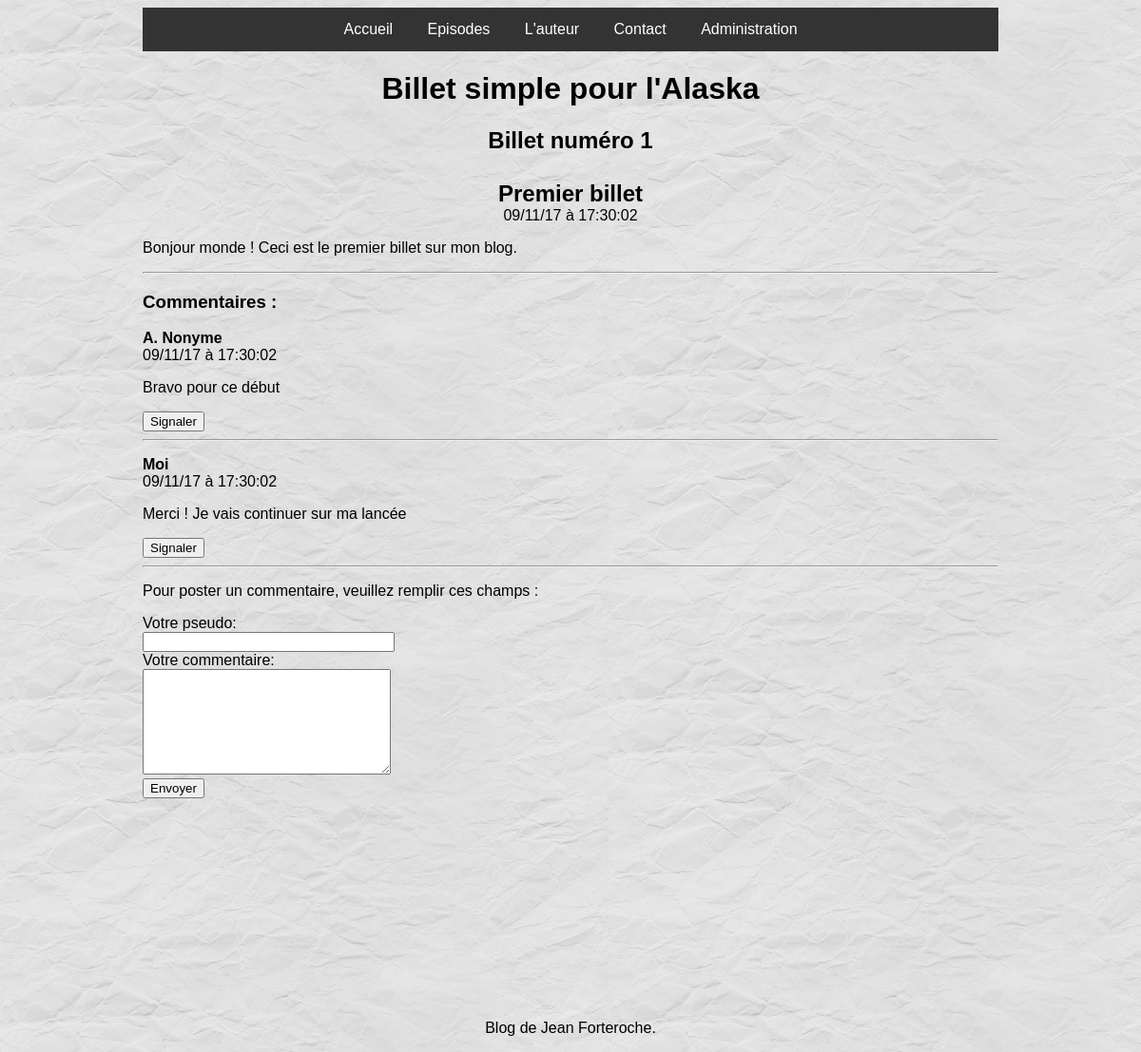
The app's page /index.php?action=billet&id=1 with its own data.
### tables this page shows
create table T_BILLET (
  BIL_ID integer primary key auto_increment,
  BIL_DATE datetime not null,
  BIL_TITRE varchar(100) not null,
  BIL_CONTENU varchar(400) not null
);

create table T_COMMENTAIRE (
  COM_ID integer primary key auto_increment,
  COM_DATE datetime not null,
  COM_AUTEUR varchar(100) not null,
  COM_CONTENU varchar(200) not null,
  BIL_ID integer not null,
  COM_SIGNALEMENT int not null,
  constraint fk_com_bil foreign key(BIL_ID) references T_BILLET(BIL_ID) ON DELETE CASCADE
);

### entity/billetManager.php (called while the page is built, shortened)
<?php
class billetManager extends bddmanager
{
    public function getBilletById($bilId)
    {
        $bdd = $this->bdd;
        $query = "SELECT * FROM T_BILLET WHERE BIL_ID = ".$bilId;
        $req = $bdd->prepare($query);
        $req->execute();
        $row = $req->fetch(PDO::FETCH_ASSOC);
        $billet = new Billet();
        $billet->hydrate($row);
        $billet_unique[] = $billet;
        return $billet_unique;
    }
}

### index.php (called while the page is built, shortened)
<?php
$routeur = new Routeur();
$routeur->routerRequete();

### entity/Billet.php (called while the page is built, shortened)
<?php
class Billet
{
    protected $bilId;
    protected $bilDate;
    protected $bilTitre;
    protected $bilContenu;
    public function hydrate($donnees)
    {
        foreach ($donnees as $attribut => $valeur)
        {
            $methode = 'set'.str_replace(' ', '', ucwords(str_replace('_', ' ', $attribut)));
        }
    }
    public function getbilId()
    {
        return $this->bilId;
    }
    public function setbilId($bilId)
    {
        $this->bilId = $bilId;
    }
    public function getbilDate()
    {
        $mynewdate = date("d/m/y" . ' à ' . "H:i:s", strtotime($this->bilDate));
        return $mynewdate;
    }
    public function setbilDate($bilDate)
    {
        $this->bilDate = $bilDate;
    }
    public function getbilTitre()
    {
        return $this->bilTitre;
    }
    public function setbilTitre($bilTitre)
    {
        $this->bilTitre = $bilTitre;
    }
    public function getbilContenu()
    {
        return $this->bilContenu;
    }
    public function setbilContenu($bilContenu)
    {
        $this->bilContenu = $bilContenu;
    }
}

### core/view.php (called while the page is built, shortened)
<?php
class view {
    public function render($view, $params=null)
    {
        include_once(VIEW . $view . '.php');
        include_once(VIEW . 'gabarit.php');
    }
}

### entity/commentaireManager.php (called while the page is built, shortened)
<?php
class commentaireManager extends bddmanager
{
    public function getComById($billetId)
    {
        $bdd = $this->bdd;
        $query = "SELECT * FROM t_commentaire WHERE BIL_ID = " . $billetId;
        $req = $bdd->prepare($query);
        $req->execute();
            while ($row = $req->fetch(PDO::FETCH_ASSOC))
                {
                    $commentaire = new Commentaire();
                    $commentaire->hydrate($row);
                    $commentaires[] = $commentaire;
                }
            return $commentaires;
    }
}

### entity/Commentaire.php (called while the page is built, shortened)
<?php
class Commentaire
{
    protected $comDate;
    protected $comAuteur;
    protected $comContenu;
    public function hydrate($donnees)
    {
        foreach ($donnees as $attribut => $valeur)
        {
            $methode = 'set'.str_replace(' ', '', ucwords(str_replace('_', ' ', $attribut)));
        }
    }
    public function getcomDate()
    {
        $mynewdate = date("d/m/y" . ' à ' . "H:i:s", strtotime($this->comDate));
        return $mynewdate;
    }
    public function setcomDate($comDate)
    {
        $this->comDate = $comDate;
    }
    public function getcomAuteur()
    {
        return $this->comAuteur;
    }
    public function setcomAuteur($comAuteur)
    {
        $this->comAuteur = $comAuteur;
    }
    public function getcomContenu()
    {
        return $this->comContenu;
    }
    public function setcomContenu($comContenu)
    {
        $this->comContenu = $comContenu;
    }
}

### view/billet.php (the view, shortened to what this page needs)
    <?php if(is_array($billet_unique)) : ?>
        <?php foreach ($billet_unique as $billet): ?>
            <article>
                <header>
                    <h1 class="titreBillet">Billet numéro <?php echo $billet->getbilId(); ?><br />
                    <br /><?php echo $billet->getbilTitre(); ?></h1>
                    <time><?= $billet->getbilDate(); ?></time>
                </header>
                <p><?= $billet->getbilContenu(); ?></p>
            </article>
            <hr />
<div id="commentaires">
    <header>
        <h3 id="titreReponses">Commentaires :</h3>
    </header>
    <?php if(is_array($commentaires)) : ?>
        <?php foreach ($commentaires as $commentaire): ?>
            <p><strong><?php echo $commentaire->getcomAuteur(); ?><br /></strong><?php echo $commentaire->getcomDate(); ?></p>
            <p><?php echo $commentaire->getcomContenu(); ?></p>
        <form name="formulaire" id="formulaire" action="index.php?action=signalerCommentaire" method="post">
            <input id="submit_button" type="submit" value="Signaler" />
        </form>
        <hr />
        <?php endforeach; ?>
    <?php endif; ?>
        <p> Pour poster un commentaire, veuillez remplir ces champs :</p>
    <form id="commentaire_form" action='index.php?action=addComment' method="POST" enctype="multipart/form-data">
            <div class="row">
                <label for="auteur">Votre pseudo:</label><br />
                <input id="auteur" class="input" name="params[auteur]" type="text" value="" size="30" /><br />
            </div>
            <div class="row">
                <label for="commBillet">Votre commentaire:</label><br />
                <textarea id="commBillet" class="input" name="params[commBillet]" rows="7" cols="30"></textarea><br />
            </div>
        <input id="submit_button" type="submit" value="Envoyer" />
    </form>
        <?php endforeach ?>
     <?php endif; ?>
</div>

### assets/style.css (style rules this page uses)
html, body { height: auto; }
body { color: black; background-image: url(arriere.jpg); font-family: 'Futura-Medium', 'Futura', 'Trebuchet MS', sans-serif; }
h1 { color: black; }
.titreBillet { margin-bottom : 0px; }
article header { text-align:center; }
#commentaire_form { min-height:410px; }
#commentaires { text-align:left; min-height:470px; }
form { display:inline-block; }
article { text-align:left; }

### records on screen
t_billet: BIL_ID "1", BIL_TITRE "Premier billet", BIL_DATE "09/11/17 à 17:30:02", BIL_CONTENU "Bonjour monde ! Ceci est le premier billet sur mon blog."
t_commentaire: COM_AUTEUR "A. Nonyme", COM_DATE "09/11/17 à 17:30:02", COM_CONTENU "Bravo pour ce début"
t_commentaire: COM_AUTEUR "Moi", COM_DATE "09/11/17 à 17:30:02", COM_CONTENU "Merci ! Je vais continuer sur ma lancée"
